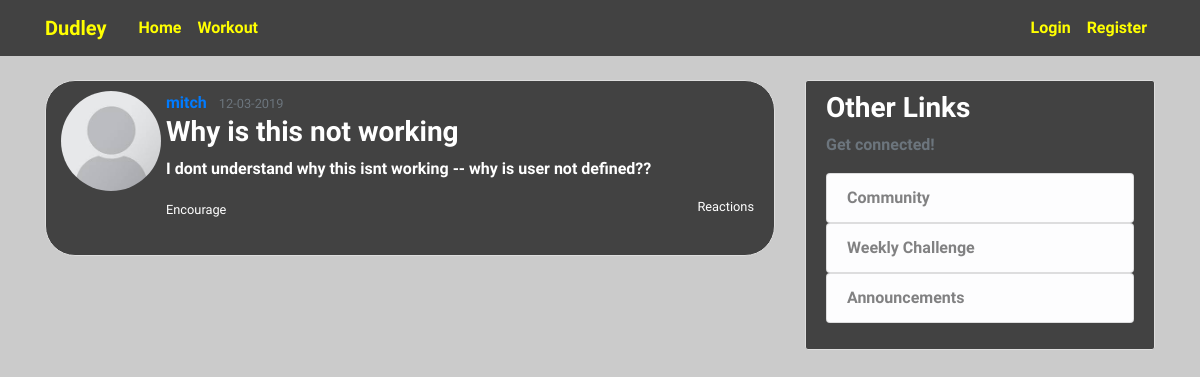
Screenshot of /post/2 with the database file from the repository.
### files/models.py (models this page shows, shortened)
class User(db.Model, UserMixin):
    id = db.Column(db.Integer, primary_key=True)
    username = db.Column(db.String(20), unique=True, nullable=False)
    email = db.Column(db.String(120), nullable=True, unique=True)
    image_file = db.Column(db.String(20), nullable=False, default='default.jpg')
    password = db.Column(db.String(60), nullable=False)
    posts = db.relationship('Post', backref='author', lazy=True)
    roles = db.relationship(
        'Role',
        secondary=roles_users,
        backref=db.backref('users', lazy='dynamic')
    )
    followed = db.relationship('Follow',
                               foreign_keys=[Follow.follower_id],
                               backref=db.backref('follower', lazy='joined'),
                               lazy='dynamic',
                               cascade='all, delete-orphan')
    followers = db.relationship('Follow',
                                foreign_keys=[Follow.followed_id],
                                backref=db.backref('followed', lazy='joined'),
                                lazy='dynamic',
                                cascade='all, delete-orphan')

class Post(db.Model):
    id = db.Column(db.Integer, primary_key=True)
    title = db.Column(db.String(100), nullable=False)
    date_posted = db.Column(db.DateTime, nullable=False, default=datetime.utcnow)
    content = db.Column(db.Text, nullable=False)
    user_id = db.Column(db.Integer, db.ForeignKey('user.id'), nullable=False)

### files/posts/routes.py (the view)
@posts.route('/post/<int:post_id>')
def post(post_id):
    post = Post.query.get_or_404(post_id)
    return render_template('post.html', title=post.title, post=post)

### files/templates/post.html (shortened to what this page needs)
{% extends "layout.html" %}
{% block content %}
  <article class="media content-section round">
          <div class="picbut">
            <img class="rounded-circle article-img" src="{{ url_for('static', filename='profile_pics/' + post.author.image_file) }}">
          </div>
        <div class="media-body">
          <a class="mr-2" href="{{ url_for('users.user_posts', username=post.author.username)}}">{{ post.author.username }}</a>
          <small class="text-muted">{{ post.date_posted.strftime('%m-%d-%Y') }}</small>
          <h2 class="article-title">{{ post.title }}</h2>
          <p class="article-content">{{ post.content }}</p>
          <div class="article-metadata">
            <small class="encouragebutton">Encourage</small>
            <small class="viewcomments">Reactions</small>
            <br></br>
            </div>
        </div>
  </article>
{% endblock content %}

### files/static/landingpage.css (style rules this page uses)
html, body { font-size: 16px; height: 100%; margin: 0; }

### files/static/main.css (style rules this page uses)
.article-title { font-size: 28px; color: white; }
.article-content { font-size: 16px; }
.article-img { height: 100px; width: 100px!important; transform: translateX(-5px); }
.encouragebutton { display: inline-block!important; }
.viewcomments { display: inline-block; float: right; }
.round { border-radius: 30px!important; }
.picbut { display: inline-grid; }

### files/static/general.css (style rules this page uses)
body { background: #cbcbcb; color: white; margin-top: 5rem; font-family: 'Exo 2', sans-serif; font-weight: 600; }
h1, h2, h3, h4, h5, h6 { font-family: 'Exo 2', sans-serif; font-weight: 600; color: white; }
.content-section { background: #424242; padding: 10px 20px; border: 1px solid #dddddd; border-radius: 3px; margin-bottom: 20px; }

### rows the page displays
User: image_file (placeholder picture), author.username "mitch"
Post: date_posted "12-03-2019", title "Why is this not working", content "I dont understand why this isnt working -- why is user not defined??"
